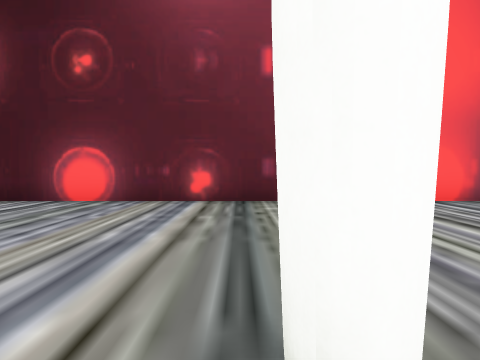
View 1 (above)

17 first-person views from a walk through a 3-D level made in the Unity game engine. The camera is 1.5 m above the floor, tilts 2° down and sees 75° across. The floor is counted in squares, 2 m on a side. Each view is taken from the middle of a square. On the plan, view 1 faces up. The plan holds only what a view shows up to about 10 squares ahead; the rest is blank. The place goes on beyond the plan. The player is left out.

View 2
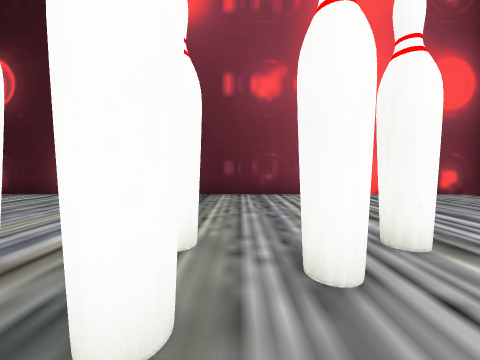

View 3
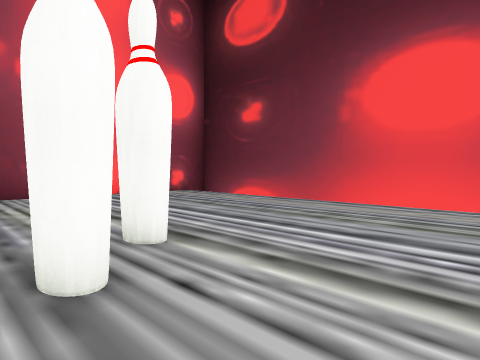

View 4
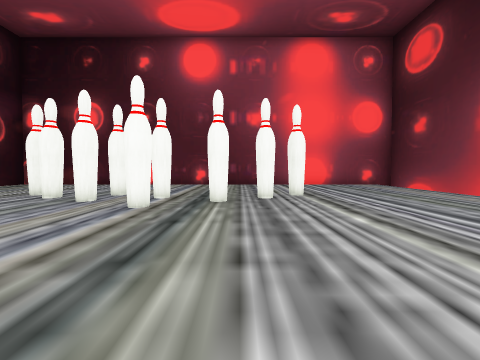

View 5
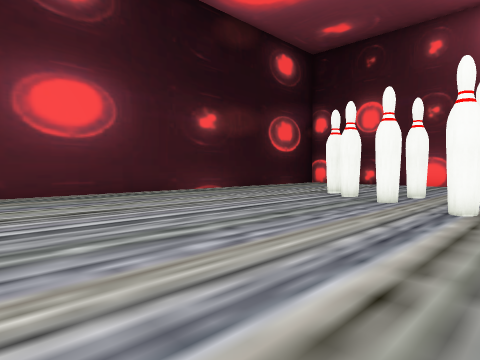

View 6
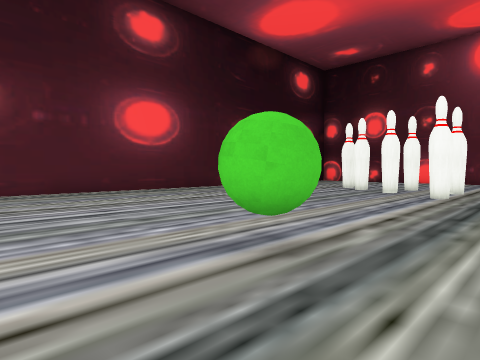

View 7
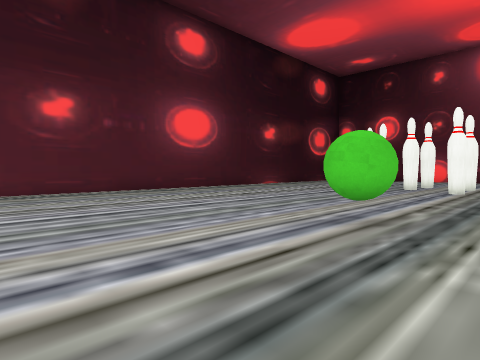

View 8
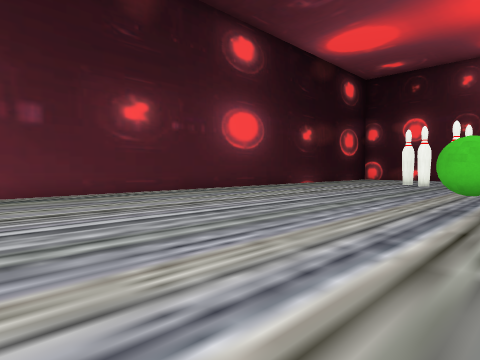

View 9
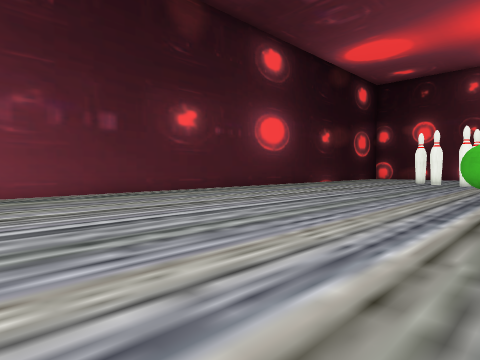

View 10
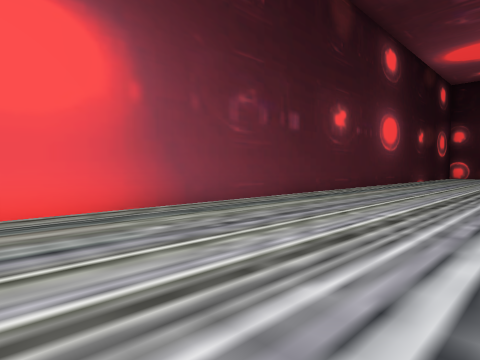

View 11
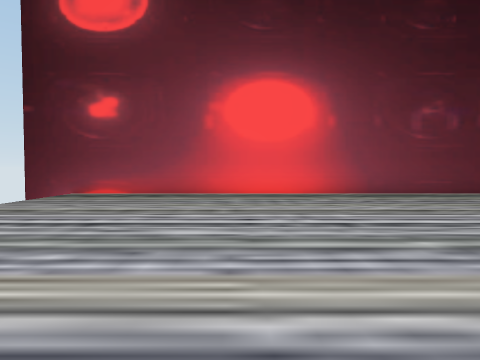

View 12
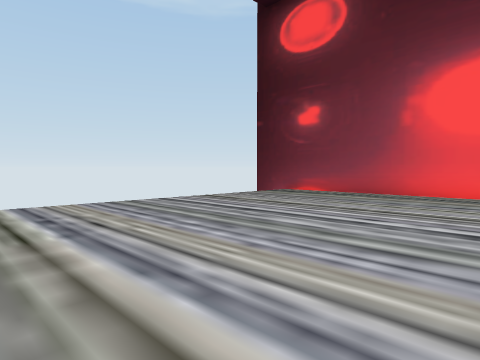

View 13
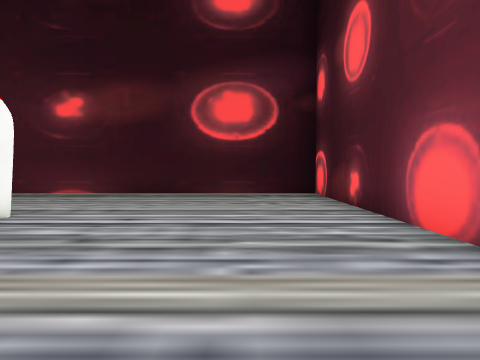

View 14
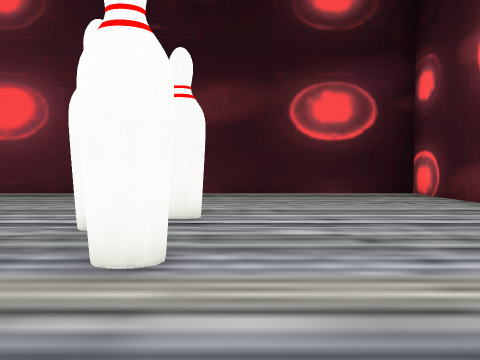

View 15
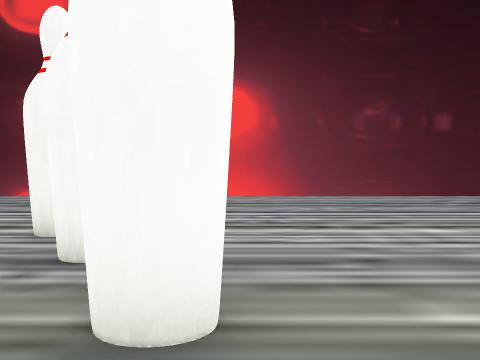

View 16
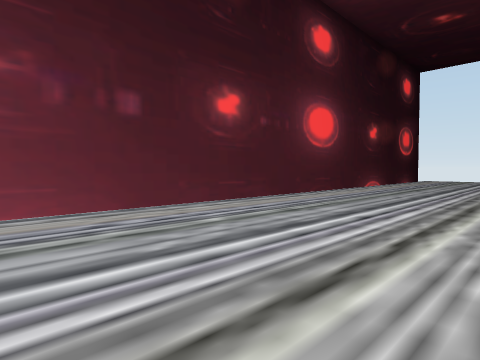

View 17
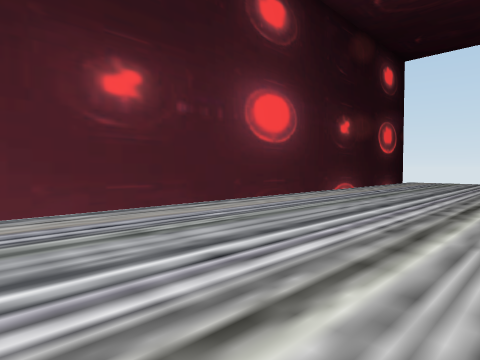

### Floor plan
Key: @ floor where view 1 was taken; # wall or solid block; . floor; B green ball.
Columns run from 10 left of view 1 to 8 right of it. Each row starts with its distance up from view 1.
  8 ###################
  7 #.................#
  6 #.................#
  5 #.................#
  4 #.................#
  3 #.................#
  2 #.................#
  1 #....#.#..#..#....#
  0 #.....#..#@.#.....#
 -1 #......#..#.......#
 -2 #........#........#
 -3 #.................#
 -4 #.................#
 -5 #.................#
 -6 #.................#
 -7 #.................#
 -8 #.................#
 -9 #........B........#
-10 #.................#
-11 #.................#
-12 #........... .....#
-13 #........... .....#
-14 #..........  .....#
-15 #..........  .....#
-16 #..........  .....
-17 #..........  ....
-18 #.......      ..
-19 #..........
-20 #..........
-21 #..........
-22 #..........
-23 #..........
-24 #.........
-25 #.........
-26 #.........
-27 #

Where each view was taken, in squares from view 1:
view 1: 0 up, 0 right, facing up
view 2: 2 down, 1 right, facing up
view 3: 2 down, 1 right, facing up-right
view 4: 8 down, 1 right, facing up
view 5: 8 down, 0 right, facing up-left
view 6: 11 down, 1 right, facing up-left
view 7: 13 down, 1 right, facing up-left
view 8: 15 down, 0 right, facing up-left
view 9: 17 down, 0 right, facing up-left
view 10: 21 down, 4 left, facing up-left
view 11: 21 down, 0 right, facing left
view 12: 19 down, 0 right, facing down-left
view 13: 5 up, 0 right, facing left
view 14: 2 up, 0 right, facing left
view 15: 1 down, 1 left, facing right
view 16: 4 down, 2 right, facing down-right
view 17: 7 down, 2 right, facing down-right
